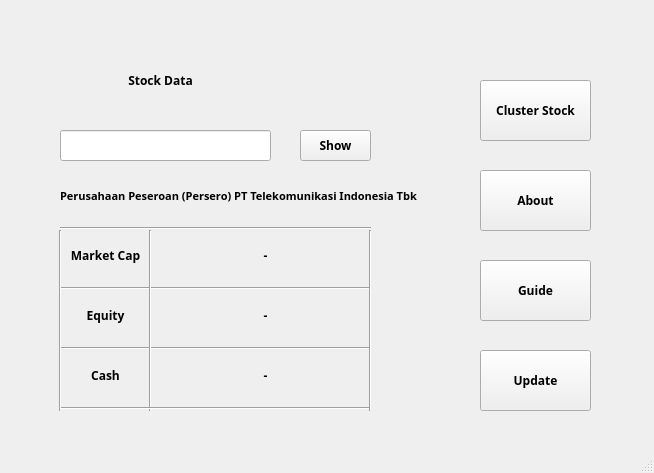
<?xml version="1.0" encoding="UTF-8"?>
<ui version="4.0">
 <class>MainWindow</class>
 <widget class="QMainWindow" name="MainWindow">
  <property name="geometry">
   <rect>
    <x>0</x>
    <y>0</y>
    <width>654</width>
    <height>473</height>
   </rect>
  </property>
  <property name="font">
   <font>
    <family>Arial Black</family>
    <pointsize>9</pointsize>
    <weight>75</weight>
    <bold>true</bold>
   </font>
  </property>
  <property name="windowTitle">
   <string>MainWindow</string>
  </property>
  <property name="autoFillBackground">
   <bool>false</bool>
  </property>
  <widget class="QWidget" name="centralwidget">
   <widget class="QPushButton" name="pushButton">
    <property name="geometry">
     <rect>
      <x>300</x>
      <y>130</y>
      <width>71</width>
      <height>31</height>
     </rect>
    </property>
    <property name="styleSheet">
     <string notr="true">font: 87 8pt &quot;Arial Black&quot;;</string>
    </property>
    <property name="text">
     <string>Show</string>
    </property>
   </widget>
   <widget class="QLineEdit" name="lineEdit">
    <property name="geometry">
     <rect>
      <x>60</x>
      <y>130</y>
      <width>211</width>
      <height>31</height>
     </rect>
    </property>
   </widget>
   <widget class="QLabel" name="label">
    <property name="enabled">
     <bool>true</bool>
    </property>
    <property name="geometry">
     <rect>
      <x>20</x>
      <y>50</y>
      <width>281</width>
      <height>61</height>
     </rect>
    </property>
    <property name="acceptDrops">
     <bool>true</bool>
    </property>
    <property name="autoFillBackground">
     <bool>false</bool>
    </property>
    <property name="styleSheet">
     <string notr="true">font: 87 24pt &quot;Arial Black&quot;;</string>
    </property>
    <property name="text">
     <string>Stock Data</string>
    </property>
    <property name="scaledContents">
     <bool>false</bool>
    </property>
    <property name="alignment">
     <set>Qt::AlignCenter</set>
    </property>
   </widget>
   <widget class="Line" name="line">
    <property name="geometry">
     <rect>
      <x>60</x>
      <y>220</y>
      <width>311</width>
      <height>16</height>
     </rect>
    </property>
    <property name="orientation">
     <enum>Qt::Horizontal</enum>
    </property>
   </widget>
   <widget class="Line" name="line_2">
    <property name="geometry">
     <rect>
      <x>60</x>
      <y>280</y>
      <width>311</width>
      <height>16</height>
     </rect>
    </property>
    <property name="orientation">
     <enum>Qt::Horizontal</enum>
    </property>
   </widget>
   <widget class="Line" name="line_3">
    <property name="geometry">
     <rect>
      <x>60</x>
      <y>340</y>
      <width>311</width>
      <height>16</height>
     </rect>
    </property>
    <property name="orientation">
     <enum>Qt::Horizontal</enum>
    </property>
   </widget>
   <widget class="Line" name="line_4">
    <property name="geometry">
     <rect>
      <x>140</x>
      <y>230</y>
      <width>20</width>
      <height>181</height>
     </rect>
    </property>
    <property name="orientation">
     <enum>Qt::Vertical</enum>
    </property>
   </widget>
   <widget class="Line" name="line_5">
    <property name="geometry">
     <rect>
      <x>60</x>
      <y>400</y>
      <width>311</width>
      <height>16</height>
     </rect>
    </property>
    <property name="orientation">
     <enum>Qt::Horizontal</enum>
    </property>
   </widget>
   <widget class="Line" name="line_6">
    <property name="geometry">
     <rect>
      <x>50</x>
      <y>230</y>
      <width>20</width>
      <height>181</height>
     </rect>
    </property>
    <property name="orientation">
     <enum>Qt::Vertical</enum>
    </property>
   </widget>
   <widget class="Line" name="line_7">
    <property name="geometry">
     <rect>
      <x>360</x>
      <y>230</y>
      <width>20</width>
      <height>181</height>
     </rect>
    </property>
    <property name="orientation">
     <enum>Qt::Vertical</enum>
    </property>
   </widget>
   <widget class="QLabel" name="label_2">
    <property name="geometry">
     <rect>
      <x>70</x>
      <y>240</y>
      <width>71</width>
      <height>31</height>
     </rect>
    </property>
    <property name="autoFillBackground">
     <bool>false</bool>
    </property>
    <property name="styleSheet">
     <string notr="true">font: 8pt &quot;Arial&quot;;</string>
    </property>
    <property name="text">
     <string>Market Cap</string>
    </property>
    <property name="alignment">
     <set>Qt::AlignCenter</set>
    </property>
   </widget>
   <widget class="QLabel" name="label_3">
    <property name="geometry">
     <rect>
      <x>70</x>
      <y>300</y>
      <width>71</width>
      <height>31</height>
     </rect>
    </property>
    <property name="autoFillBackground">
     <bool>false</bool>
    </property>
    <property name="styleSheet">
     <string notr="true">font: 8pt &quot;Arial&quot;;</string>
    </property>
    <property name="text">
     <string>Equity</string>
    </property>
    <property name="alignment">
     <set>Qt::AlignCenter</set>
    </property>
   </widget>
   <widget class="QLabel" name="label_4">
    <property name="geometry">
     <rect>
      <x>70</x>
      <y>360</y>
      <width>71</width>
      <height>31</height>
     </rect>
    </property>
    <property name="autoFillBackground">
     <bool>false</bool>
    </property>
    <property name="styleSheet">
     <string notr="true">font: 8pt &quot;Arial&quot;;</string>
    </property>
    <property name="text">
     <string>Cash</string>
    </property>
    <property name="alignment">
     <set>Qt::AlignCenter</set>
    </property>
   </widget>
   <widget class="QLabel" name="label_5">
    <property name="geometry">
     <rect>
      <x>170</x>
      <y>240</y>
      <width>191</width>
      <height>31</height>
     </rect>
    </property>
    <property name="autoFillBackground">
     <bool>false</bool>
    </property>
    <property name="styleSheet">
     <string notr="true">font: 8pt &quot;Arial&quot;;</string>
    </property>
    <property name="text">
     <string>-</string>
    </property>
    <property name="alignment">
     <set>Qt::AlignCenter</set>
    </property>
   </widget>
   <widget class="QLabel" name="label_6">
    <property name="geometry">
     <rect>
      <x>170</x>
      <y>300</y>
      <width>191</width>
      <height>31</height>
     </rect>
    </property>
    <property name="autoFillBackground">
     <bool>false</bool>
    </property>
    <property name="styleSheet">
     <string notr="true">font: 8pt &quot;Arial&quot;;</string>
    </property>
    <property name="text">
     <string>-</string>
    </property>
    <property name="alignment">
     <set>Qt::AlignCenter</set>
    </property>
   </widget>
   <widget class="QLabel" name="label_7">
    <property name="geometry">
     <rect>
      <x>170</x>
      <y>360</y>
      <width>191</width>
      <height>31</height>
     </rect>
    </property>
    <property name="autoFillBackground">
     <bool>false</bool>
    </property>
    <property name="styleSheet">
     <string notr="true">font: 8pt &quot;Arial&quot;;</string>
    </property>
    <property name="text">
     <string>-</string>
    </property>
    <property name="alignment">
     <set>Qt::AlignCenter</set>
    </property>
   </widget>
   <widget class="QPushButton" name="pushButton_2">
    <property name="geometry">
     <rect>
      <x>480</x>
      <y>80</y>
      <width>111</width>
      <height>61</height>
     </rect>
    </property>
    <property name="styleSheet">
     <string notr="true">font: 87 8pt &quot;Arial Black&quot;;</string>
    </property>
    <property name="text">
     <string>Cluster Stock</string>
    </property>
   </widget>
   <widget class="QPushButton" name="pushButton_3">
    <property name="geometry">
     <rect>
      <x>480</x>
      <y>170</y>
      <width>111</width>
      <height>61</height>
     </rect>
    </property>
    <property name="styleSheet">
     <string notr="true">font: 87 8pt &quot;Arial Black&quot;;</string>
    </property>
    <property name="text">
     <string>About</string>
    </property>
   </widget>
   <widget class="QPushButton" name="pushButton_4">
    <property name="geometry">
     <rect>
      <x>480</x>
      <y>260</y>
      <width>111</width>
      <height>61</height>
     </rect>
    </property>
    <property name="styleSheet">
     <string notr="true">font: 87 8pt &quot;Arial Black&quot;;</string>
    </property>
    <property name="text">
     <string>Guide</string>
    </property>
   </widget>
   <widget class="QPushButton" name="pushButton_5">
    <property name="geometry">
     <rect>
      <x>480</x>
      <y>350</y>
      <width>111</width>
      <height>61</height>
     </rect>
    </property>
    <property name="styleSheet">
     <string notr="true">font: 87 8pt &quot;Arial Black&quot;;</string>
    </property>
    <property name="text">
     <string>Update</string>
    </property>
   </widget>
   <widget class="QLabel" name="label_8">
    <property name="geometry">
     <rect>
      <x>60</x>
      <y>180</y>
      <width>531</width>
      <height>31</height>
     </rect>
    </property>
    <property name="font">
     <font>
      <family>Arial Black</family>
      <pointsize>8</pointsize>
      <weight>75</weight>
      <bold>true</bold>
     </font>
    </property>
    <property name="text">
     <string>Perusahaan Peseroan (Persero) PT Telekomunikasi Indonesia Tbk</string>
    </property>
    <property name="alignment">
     <set>Qt::AlignLeading|Qt::AlignLeft|Qt::AlignVCenter</set>
    </property>
   </widget>
  </widget>
  <widget class="QMenuBar" name="menubar">
   <property name="geometry">
    <rect>
     <x>0</x>
     <y>0</y>
     <width>654</width>
     <height>23</height>
    </rect>
   </property>
  </widget>
  <widget class="QStatusBar" name="statusbar"/>
 </widget>
 <resources/>
 <connections/>
</ui>
